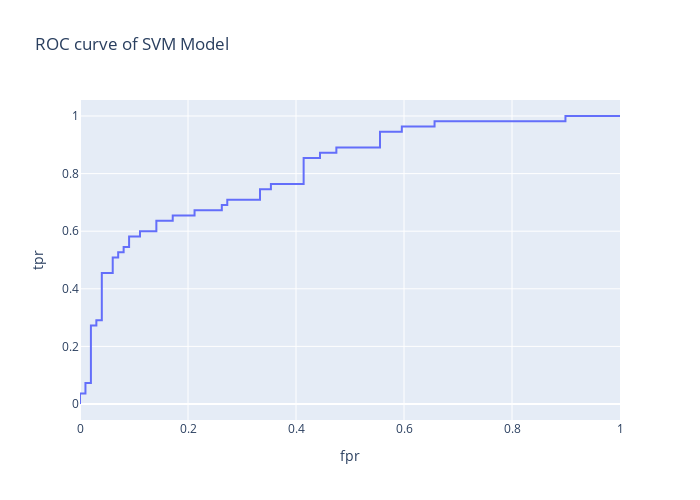

Source (notebook cell):
### Code cell
px.line(temp,x='fpr',y='tpr',hover_data=temp.columns,title='ROC curve of SVM Model').update_layout(height=500,width=700)
